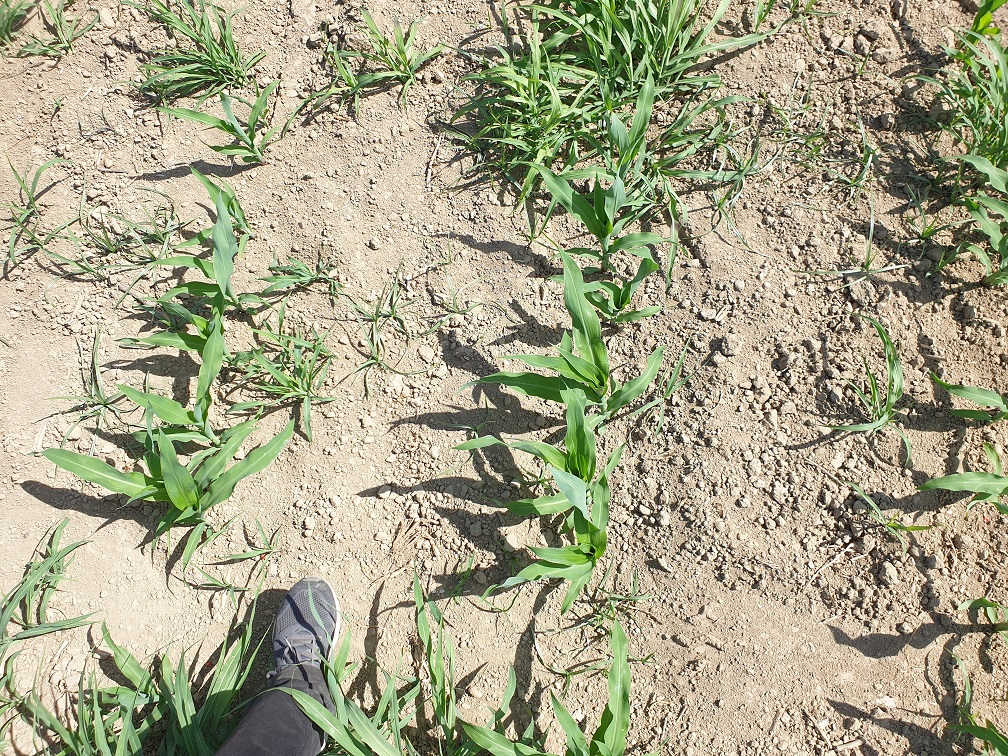
#> input picture utaem04.jpg, 1008 x 756 px
$ python main2.py
#> lines starting #> are read from the running program, lines starting #| are printed output that depends on the picture; after the words box and inside, x2 and y2 are one past the last pixel; in counts of white or black regions, pixels touching at a corner belong together
from tkinter import *
import numpy as np
import cv2
from PIL import Image, ImageTk

def hueminchange(v):
    global huemin
    huemin = int(v)
    ResmiGoster()
def huemaxchange(v):
    global huemax
    huemax = int(v)
    ResmiGoster()
def satminchange(v):
    global satmin
    satmin = int(v)
    ResmiGoster()
def satmaxchange(v):
    global satmax
    satmax = int(v)
    ResmiGoster()
def vueminchange(v):
    global vuemin
    vuemin = int(v)
    ResmiGoster()
def vuemaxchange(v):
    global vuemax
    vuemax = int(v)
    ResmiGoster()
def blurchange(v):
    global blur
    blur = int(v)
    ResmiGoster()

def swapOriginal():
    global showingOriginal
    showingOriginal = showingOriginal is False
    ResmiGoster()

def ResimleriHazirla():
    global printison
    printison = True
    ResmiGoster()


def MakeScaler(inframe, minimum, maximum, commandante, value, labeltext):
    ininframe = Frame(inframe, borderwidth=3)
    somescaler = Scale(ininframe, from_=minimum, to=maximum, orient=HORIZONTAL, command=commandante, length=240)
    somescaler.set(value)
    somescaler.pack(side="left")
    someLabel = Label(ininframe, text=labeltext)
    someLabel.pack(side="left")
    ininframe.pack(anchor="w")


def WindowYarat():
    global showtimeframe
    root.geometry("1400x800")
    mainframe.pack(side="top", anchor="w")
    controlframe = Frame(mainframe)
    controlframe.pack(side="left", anchor="n")
    showtimeframe.pack(side="left", anchor="n")
    MakeScaler(controlframe, 0, 255, hueminchange, huemin,"huemin")
    MakeScaler(controlframe, 0, 255, huemaxchange, huemax,"huemax")
    MakeScaler(controlframe, 0, 255, satminchange, satmin,"saturationmin")
    MakeScaler(controlframe, 0, 255, satmaxchange, satmax,"saturationmax")
#> further down, orjImage is the input picture: shape (756, 1008, 3); mean B, G, R 137.1, 164.9, 167.2
    MakeScaler(controlframe, 0, 255, vueminchange, vuemin,"valuemin")
    MakeScaler(controlframe, 0, 255, vuemaxchange, vuemax,"valuemax")
    MakeScaler(controlframe, 1, 150, blurchange, blur, "blur")
    printBtn = Button(controlframe, text="Resimleri Hazirla", command=ResimleriHazirla)
    printBtn.pack()


def ResmiGoster():
    imageClone = cv2.cvtColor(orjImage, cv2.COLOR_BGR2RGB)[0:resyuk, 0:resgen]
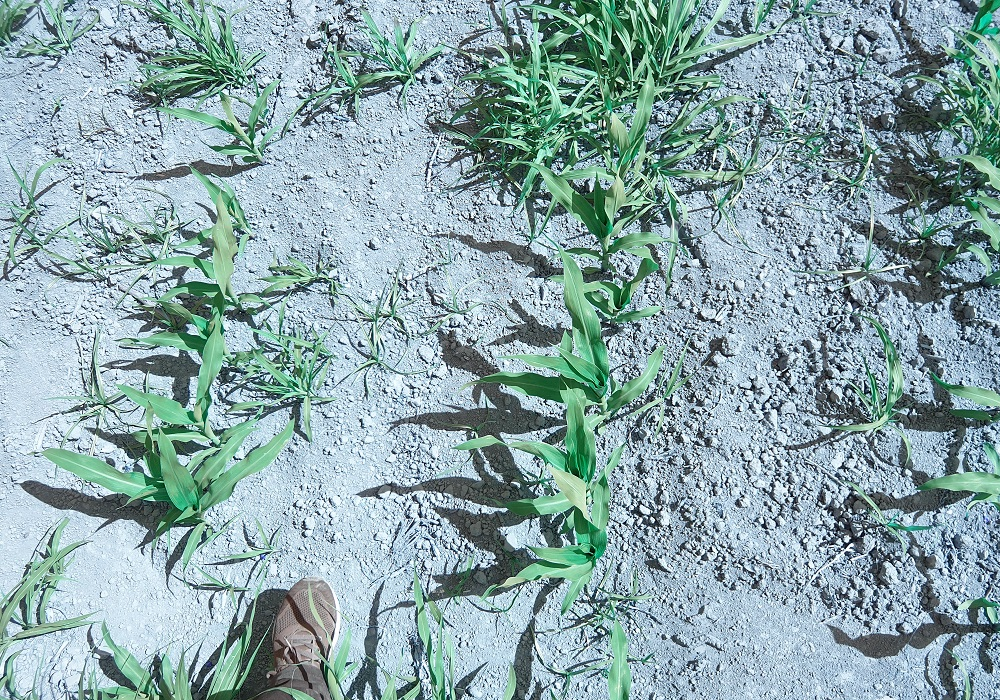
#> imageClone: shape (700, 1000, 3); mean B, G, R 169.5, 166.8, 139.1
    hsv = cv2.cvtColor(imageClone, cv2.COLOR_RGB2HSV)
#> hsv: shape (700, 1000, 3); mean H, S, V 26.8, 64, 175.7
    lower_green = np.array([huemin, satmin, vuemin])
    upper_green = np.array([huemax, satmax, vuemax])
    onlyGreen = cv2.inRange(hsv, lower_green, upper_green)
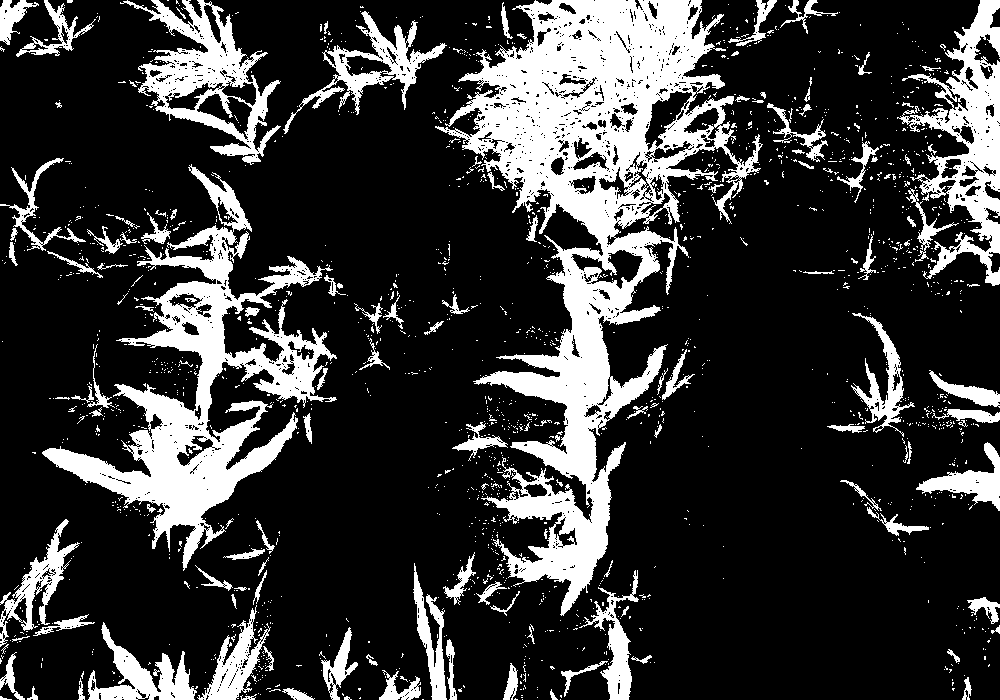
#> onlyGreen: shape (700, 1000); 21.6% white; 1705 white regions (1574 under 20 px), largest, box (x1, y1, x2, y2) and area: (435, 0, 763, 616) 61839, (42, 164, 337, 571) 27963, (897, 0, 1000, 286) 10387
    blured = cv2.blur(onlyGreen, (5,5))
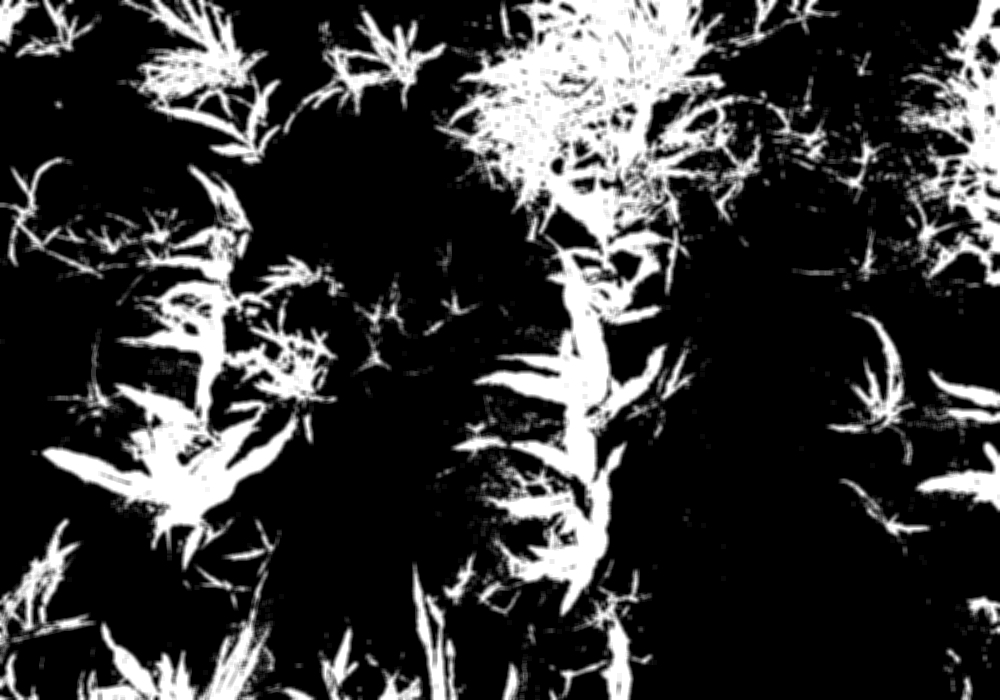
#> blured: shape (700, 1000); min 0, max 255, mean 55.2
    _, tresh = cv2.threshold(blured, 20,255, cv2.THRESH_BINARY)
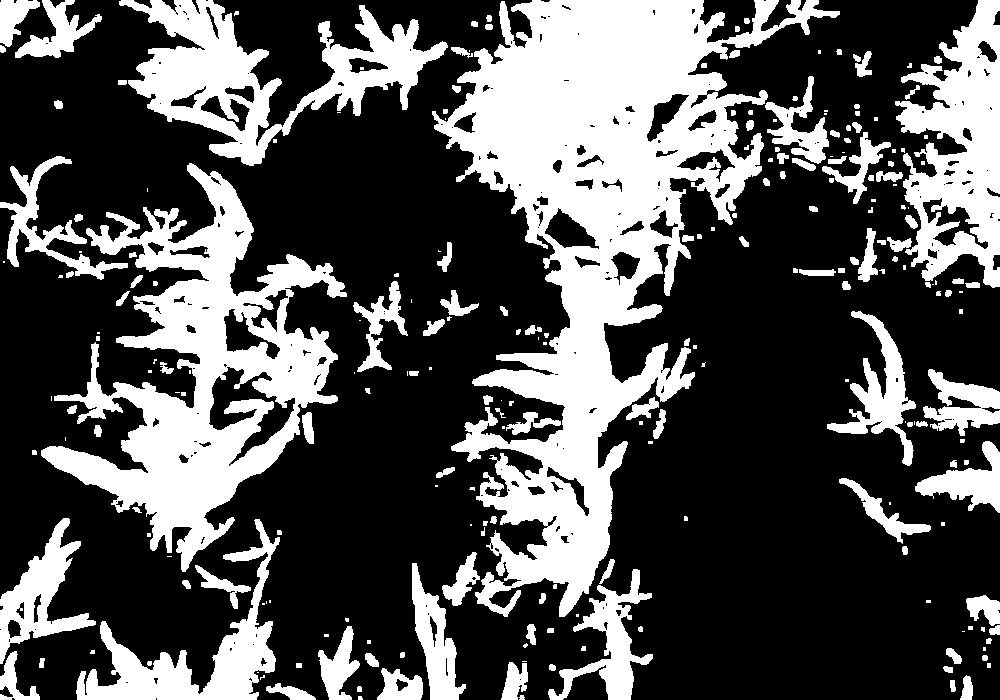
#> tresh: shape (700, 1000); 32.4% white; 237 white regions (88 under 20 px), largest, box (x1, y1, x2, y2) and area: (432, 0, 840, 617) 87991, (41, 163, 347, 572) 42845, (119, 0, 448, 166) 19110
    masked = cv2.bitwise_and(imageClone, imageClone, mask=tresh)
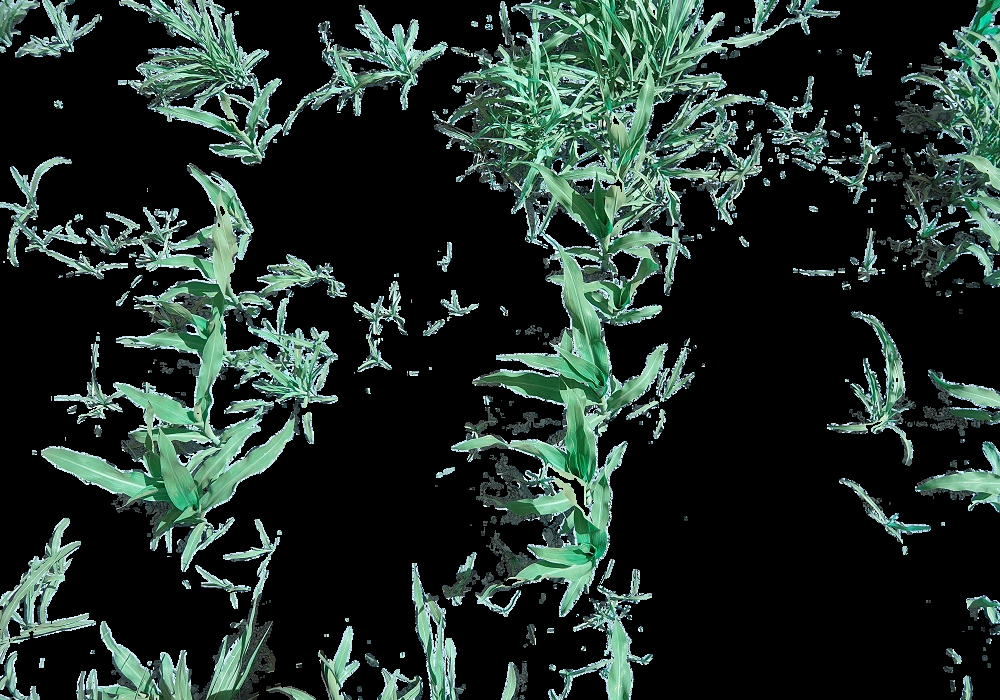
#> masked: shape (700, 1000, 3); mean B, G, R 42.8, 48.3, 34.4

    print(tresh.shape)
#| (700, 1000)
    step = 50
    karo = 100
    x1 = y1 = 0
    x2 = y2 = karo
    global printison
    if printison:
        while y2 < resyuk:
            x1 = 0
            x2 = karo
            while x2 < resgen:
                parca = tresh[y1:y2, x1:x2]
                if np.mean(parca) > 90:
                    filename = "parts\\resim" + str(x2) + "_" + str(y2) + ".jpg"
                    cv2.imwrite(filename, imageClone[y1:y2, x1:x2])
                x1 += step
                x2 += step
            y1 += step
            y2 += step
        printison = False


    im = Image.fromarray(masked)
    global editedImage
    editedImage = ImageTk.PhotoImage(image=im)
    for chld in showtimeframe.winfo_children():
        chld.destroy()
    Label(showtimeframe, image=editedImage).pack()

huemin = 29
huemax = 80
satmin = 50
satmax = 255
vuemin = 0
vuemax = 255
blur = 4
consize = 25
editedImage = None
targetRectSize = 500
printison = False


root = Tk()
mainframe = Frame(root, border=10)
showtimeframe = Frame(mainframe)
WindowYarat()

orjImage = cv2.imread("utaem04.jpg")
#orjImage = cv2.resize(img, dsize=(1000, 700), interpolation=cv2.INTER_CUBIC)

resgen = 1000
resyuk = 700
ResmiGoster()
root.mainloop()

array = [
    {"hayvanadi": "kedi", "ayaksayisi":4},
    {"hayvanadi": "köpek", "ayaksayisi":4},
    {"hayvanadi": "kuş", "ayaksayisi":2},
    {"hayvanadi": "fare", "ayaksayisi":4}]

ciftler = [c for c in array if c["ayaksayisi"] == 4]
for c in ciftler:
    print(c["hayvanadi"])
